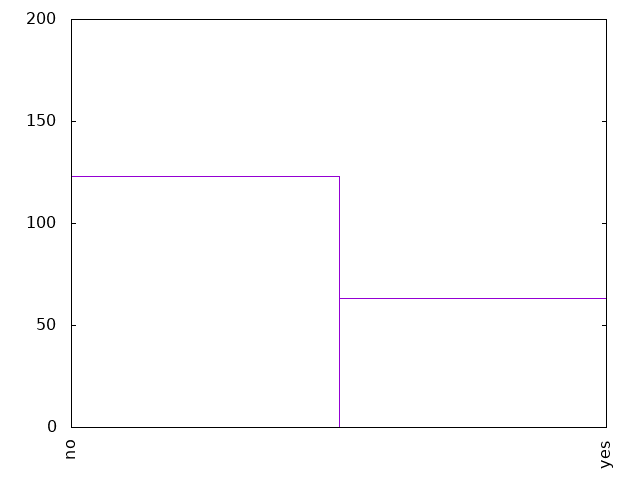

This figure's gnuplot source:
set term png
set out "0-10romantic.png"
set key off
set xtics rotate
set yrange[0:200]

plot '0-10romantic.dat' using 1:xticlabel(2) with boxes
